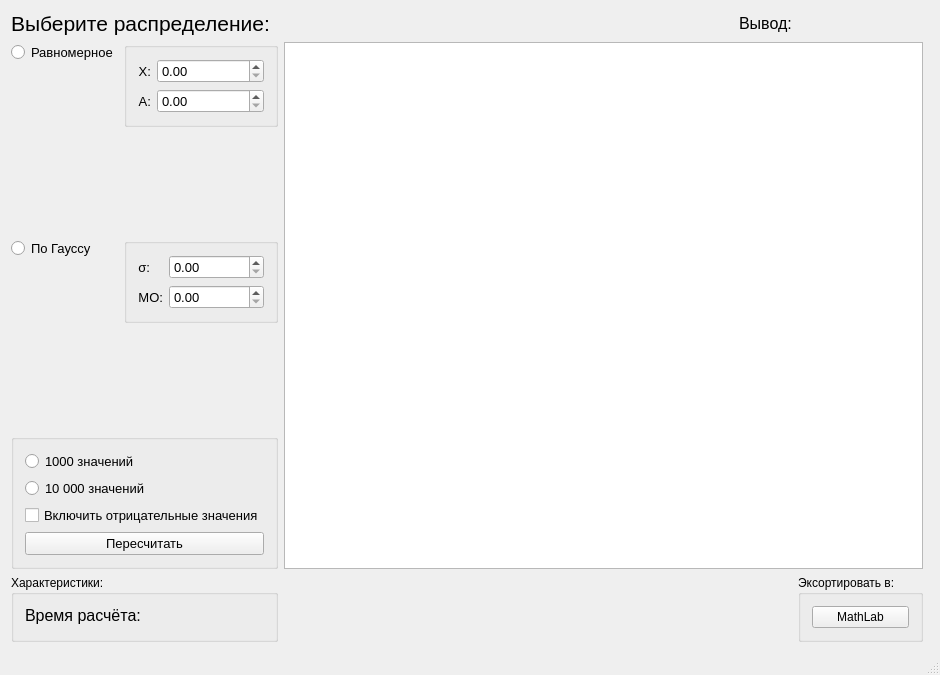
<?xml version="1.0" encoding="UTF-8"?>
<ui version="4.0">
 <class>MainWindow</class>
 <widget class="QMainWindow" name="MainWindow">
  <property name="geometry">
   <rect>
    <x>0</x>
    <y>0</y>
    <width>940</width>
    <height>675</height>
   </rect>
  </property>
  <property name="mouseTracking">
   <bool>false</bool>
  </property>
  <property name="windowTitle">
   <string>Расчёт распределений</string>
  </property>
  <property name="autoFillBackground">
   <bool>false</bool>
  </property>
  <widget class="QWidget" name="centralWidget">
   <layout class="QGridLayout" name="mainLayout">
    <item row="0" column="2">
     <widget class="QLabel" name="label">
      <property name="font">
       <font>
        <pointsize>12</pointsize>
       </font>
      </property>
      <property name="text">
       <string>Вывод:</string>
      </property>
     </widget>
    </item>
    <item row="5" column="0">
     <widget class="QGroupBox" name="groupFeatures">
      <property name="title">
       <string>Характеристики:</string>
      </property>
      <layout class="QFormLayout" name="formLayout">
       <item row="0" column="0">
        <widget class="QLabel" name="labelTime">
         <property name="font">
          <font>
           <pointsize>12</pointsize>
          </font>
         </property>
         <property name="text">
          <string>Время расчёта: </string>
         </property>
        </widget>
       </item>
       <item row="0" column="1">
        <widget class="QLabel" name="labelTimeOutput">
         <property name="font">
          <font>
           <pointsize>12</pointsize>
          </font>
         </property>
         <property name="text">
          <string/>
         </property>
         <property name="alignment">
          <set>Qt::AlignCenter</set>
         </property>
        </widget>
       </item>
      </layout>
     </widget>
    </item>
    <item row="5" column="1" colspan="2">
     <spacer name="horizontalSpacer_2">
      <property name="orientation">
       <enum>Qt::Horizontal</enum>
      </property>
      <property name="sizeHint" stdset="0">
       <size>
        <width>40</width>
        <height>20</height>
       </size>
      </property>
     </spacer>
    </item>
    <item row="2" column="0">
     <layout class="QFormLayout" name="layoutChooseDistribution">
      <item row="0" column="0">
       <widget class="QRadioButton" name="radioUniform">
        <property name="font">
         <font>
          <pointsize>10</pointsize>
         </font>
        </property>
        <property name="text">
         <string>Равномерное</string>
        </property>
       </widget>
      </item>
      <item row="0" column="1">
       <widget class="QGroupBox" name="groupUniform">
        <property name="title">
         <string/>
        </property>
        <layout class="QFormLayout" name="formLayout_3">
         <item row="0" column="0">
          <widget class="QLabel" name="labelUniformX">
           <property name="sizePolicy">
            <sizepolicy hsizetype="Minimum" vsizetype="Preferred">
             <horstretch>0</horstretch>
             <verstretch>0</verstretch>
            </sizepolicy>
           </property>
           <property name="font">
            <font>
             <pointsize>10</pointsize>
            </font>
           </property>
           <property name="text">
            <string>X:</string>
           </property>
           <property name="alignment">
            <set>Qt::AlignRight|Qt::AlignTrailing|Qt::AlignVCenter</set>
           </property>
          </widget>
         </item>
         <item row="0" column="1">
          <widget class="QDoubleSpinBox" name="spinUniformX">
           <property name="sizePolicy">
            <sizepolicy hsizetype="Preferred" vsizetype="Fixed">
             <horstretch>0</horstretch>
             <verstretch>0</verstretch>
            </sizepolicy>
           </property>
           <property name="font">
            <font>
             <pointsize>10</pointsize>
            </font>
           </property>
          </widget>
         </item>
         <item row="1" column="0">
          <widget class="QLabel" name="labelUniformA">
           <property name="sizePolicy">
            <sizepolicy hsizetype="Minimum" vsizetype="Preferred">
             <horstretch>0</horstretch>
             <verstretch>0</verstretch>
            </sizepolicy>
           </property>
           <property name="font">
            <font>
             <pointsize>10</pointsize>
            </font>
           </property>
           <property name="text">
            <string>A:</string>
           </property>
           <property name="alignment">
            <set>Qt::AlignRight|Qt::AlignTrailing|Qt::AlignVCenter</set>
           </property>
          </widget>
         </item>
         <item row="1" column="1">
          <widget class="QDoubleSpinBox" name="spinUniformA">
           <property name="sizePolicy">
            <sizepolicy hsizetype="Preferred" vsizetype="Fixed">
             <horstretch>0</horstretch>
             <verstretch>0</verstretch>
            </sizepolicy>
           </property>
           <property name="font">
            <font>
             <pointsize>10</pointsize>
            </font>
           </property>
          </widget>
         </item>
        </layout>
       </widget>
      </item>
      <item row="2" column="1">
       <spacer name="verticalSpacerChoose">
        <property name="orientation">
         <enum>Qt::Vertical</enum>
        </property>
        <property name="sizeHint" stdset="0">
         <size>
          <width>20</width>
          <height>40</height>
         </size>
        </property>
       </spacer>
      </item>
      <item row="3" column="0">
       <widget class="QRadioButton" name="radioGauss">
        <property name="font">
         <font>
          <pointsize>10</pointsize>
         </font>
        </property>
        <property name="text">
         <string>По Гауссу</string>
        </property>
       </widget>
      </item>
      <item row="3" column="1">
       <widget class="QGroupBox" name="groupGauss">
        <property name="title">
         <string/>
        </property>
        <layout class="QFormLayout" name="formLayout_2">
         <item row="0" column="0">
          <widget class="QLabel" name="labelGaussSigma">
           <property name="font">
            <font>
             <pointsize>10</pointsize>
            </font>
           </property>
           <property name="text">
            <string>σ:</string>
           </property>
           <property name="alignment">
            <set>Qt::AlignRight|Qt::AlignTrailing|Qt::AlignVCenter</set>
           </property>
          </widget>
         </item>
         <item row="0" column="1">
          <widget class="QDoubleSpinBox" name="spinGaussSigma">
           <property name="font">
            <font>
             <pointsize>10</pointsize>
            </font>
           </property>
          </widget>
         </item>
         <item row="1" column="0">
          <widget class="QLabel" name="labelGaussE">
           <property name="font">
            <font>
             <pointsize>10</pointsize>
            </font>
           </property>
           <property name="text">
            <string>МО:</string>
           </property>
           <property name="alignment">
            <set>Qt::AlignRight|Qt::AlignTrailing|Qt::AlignVCenter</set>
           </property>
          </widget>
         </item>
         <item row="1" column="1">
          <widget class="QDoubleSpinBox" name="spinGaussE">
           <property name="font">
            <font>
             <pointsize>10</pointsize>
            </font>
           </property>
          </widget>
         </item>
        </layout>
       </widget>
      </item>
      <item row="5" column="1">
       <spacer name="verticalSpacer">
        <property name="orientation">
         <enum>Qt::Vertical</enum>
        </property>
        <property name="sizeHint" stdset="0">
         <size>
          <width>20</width>
          <height>40</height>
         </size>
        </property>
       </spacer>
      </item>
      <item row="6" column="0" colspan="2">
       <widget class="QGroupBox" name="groupBox">
        <property name="title">
         <string/>
        </property>
        <layout class="QGridLayout" name="gridLayout">
         <item row="0" column="0">
          <widget class="QRadioButton" name="radioN1K">
           <property name="font">
            <font>
             <pointsize>10</pointsize>
            </font>
           </property>
           <property name="text">
            <string>1000 значений</string>
           </property>
          </widget>
         </item>
         <item row="4" column="0">
          <widget class="QPushButton" name="pushCalculate">
           <property name="font">
            <font>
             <pointsize>10</pointsize>
            </font>
           </property>
           <property name="text">
            <string>Пересчитать</string>
           </property>
          </widget>
         </item>
         <item row="2" column="0">
          <widget class="QRadioButton" name="radioN10K">
           <property name="font">
            <font>
             <pointsize>10</pointsize>
            </font>
           </property>
           <property name="text">
            <string>10 000 значений</string>
           </property>
          </widget>
         </item>
         <item row="3" column="0">
          <widget class="QCheckBox" name="checkIsNegative">
           <property name="font">
            <font>
             <pointsize>10</pointsize>
            </font>
           </property>
           <property name="text">
            <string>Включить отрицательные значения</string>
           </property>
          </widget>
         </item>
        </layout>
       </widget>
      </item>
     </layout>
    </item>
    <item row="0" column="0">
     <widget class="QLabel" name="labelChooseDistribution">
      <property name="font">
       <font>
        <pointsize>16</pointsize>
       </font>
      </property>
      <property name="text">
       <string>Выберите распределение:</string>
      </property>
     </widget>
    </item>
    <item row="0" column="1">
     <spacer name="horizontalSpacer">
      <property name="orientation">
       <enum>Qt::Horizontal</enum>
      </property>
      <property name="sizeHint" stdset="0">
       <size>
        <width>40</width>
        <height>20</height>
       </size>
      </property>
     </spacer>
    </item>
    <item row="0" column="3" colspan="2">
     <spacer name="horizontalSpacer_3">
      <property name="orientation">
       <enum>Qt::Horizontal</enum>
      </property>
      <property name="sizeHint" stdset="0">
       <size>
        <width>40</width>
        <height>20</height>
       </size>
      </property>
     </spacer>
    </item>
    <item row="2" column="1" colspan="3">
     <widget class="QTextBrowser" name="textOutput"/>
    </item>
    <item row="5" column="3">
     <widget class="QGroupBox" name="groupBox_2">
      <property name="title">
       <string>Эксортировать в:</string>
      </property>
      <layout class="QVBoxLayout" name="verticalLayout">
       <item>
        <widget class="QPushButton" name="pushExportMathLab">
         <property name="text">
          <string>MathLab</string>
         </property>
        </widget>
       </item>
      </layout>
     </widget>
    </item>
   </layout>
  </widget>
  <widget class="QStatusBar" name="statusBar"/>
 </widget>
 <layoutdefault spacing="6" margin="11"/>
 <resources/>
 <connections/>
</ui>
